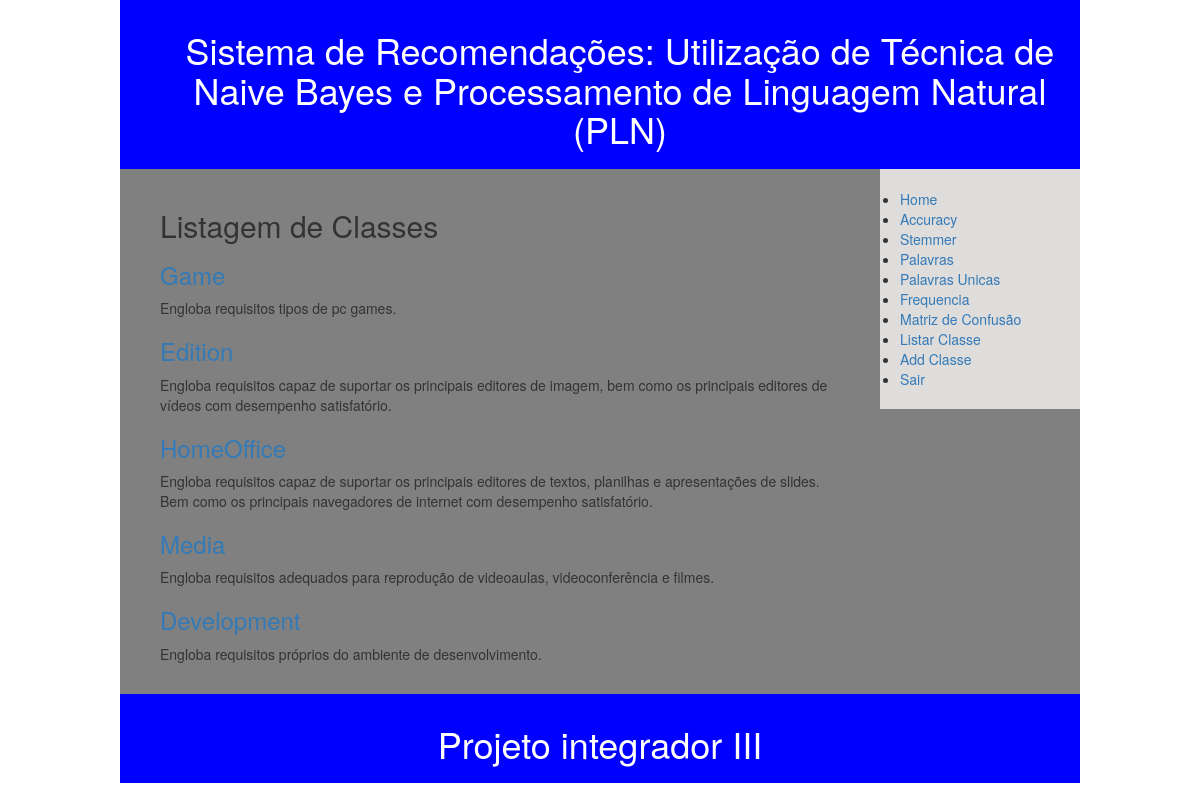
The app's page /classe (signed in) with its own data.
### projint/models.py (models this page shows, shortened)
class Classe(models.Model):
    nome = models.CharField(max_length=200)
    descricao = models.TextField()
    detalhe = models.TextField()

### projint/views.py (the view)
# urls.py: path('classe', views.classe_list, name='classe_list'),
@login_required
def classe_list(request):
	classes = Classe.objects.all()
	return render(request, 'projint/classe_list.html', {'classes':classes})

### projint/templates/projint/classe_list.html
{% extends 'projint/base.html' %}
{% block dinamico %}
	<div class="content">
		<div class="content-classe-list">
			<h2>Listagem de Classes</h2>
			{% for classe in classes %}
					<h3><a href="{% url 'classe_detail' pk=classe.pk %}">
					{{ classe.nome}}</a></h3>
					<p>{{ classe.descricao}}</p>
			{% endfor %}
		</div>
{% endblock %}

### projint/templates/projint/base.html (shortened to what this page needs)
<!DOCTYPE html>
{% load staticfiles %}
<html>
	<head>
		<link rel="stylesheet" href="{% static 'css/estilo.css' %}">
		<link rel="stylesheet" href="https://maxcdn.bootstrapcdn.com/bootstrap/3.3.7/css/bootstrap.min.css">
		</head>
	<body>
		<div class="main">
			<header>
                <ul>
                    <h1>Sistema de Recomendações: Utilização de Técnica de
                    Naive Bayes e Processamento de Linguagem Natural (PLN)</h1>
                </ul>
			</header>
            {% block dinamico %}
			{% endblock %}
			</div>
			<div class="sidebar">
				<ul>
					<li> <a href="{% url 'index' %}"> Home</a> </li>
					{% if user.is_authenticated %}
						<li> <a href="{% url 'accuracy' %}"> Accuracy</a> </li>
						<li> <a href="{% url 'aplic_stemmer' %}">Stemmer</a> </li>
						<li> <a href="{% url 'busc_palavras' %}">Palavras</a> </li>
						<li> <a href="{% url 'busc_palavras_unicas' %}">Palavras Unicas</a> </li>
						<li> <a href="{% url 'busc_frequencia' %}">Frequencia</a> </li>
						<li> <a href="{% url 'matriz_confusao' %}">Matriz de Confusão</a> </li>
						<li> <a href="{% url 'classe_list' %}">Listar Classe</a> </li>
						<li> <a href="{% url 'classe_new' %}">Add Classe</a> </li>
					{% else %}
						<li><a href="{% url 'login' %}"> login</a> </li>
					{% endif %}
					{% if user.is_authenticated %}
						<li><a href="{% url 'logout' %}">Sair</a> </li>
					{% endif %}
				</ul>
			</div>
			<br style="clear:both">
			<div class="footer">
                <h1>Projeto integrador III</h1>
			</div>
		</div>
	</body>
</html>

### projint/static/css/estilo.css (style rules this page uses)
body, html { margin:0; padding:0; }
.main { max-width:80%; margin:0 auto; overflow:hidden; background: grey; }
.content { float:left; width:100%; align-items: center; margin-right:-210px; }
.content-classe-list { margin-right:210px; margin-left: 20px; text-align: inherit; min-height: 450px; padding: 20px; }
.sidebar { background:rgb(223, 220, 220); float:right; width:200px; padding: 20px; }
header { width:100%; background:blue; text-align: center; color: #fff; padding: 10px; }
.sidebar ul { margin:0; padding:0; }
.footer { width:100%; background:blue; text-align:center; color: #fff; padding: 10px; }

### records on screen
Classe: nome "Game", descricao "Engloba requisitos tipos de pc games."
Classe: nome "Edition", descricao "Engloba requisitos capaz de suportar os principais editores de imagem, bem como os principais editores de vídeos com desempenho satisfatório."
Classe: nome "HomeOffice", descricao "Engloba requisitos capaz de suportar os principais editores de textos, planilhas e apresentações de slides. Bem como os principais navegadores de internet com desempenho satisfatório."
Classe: nome "Media", descricao "Engloba requisitos adequados para reprodução de videoaulas, videoconferência e filmes."
Classe: nome "Development", descricao "Engloba requisitos próprios do ambiente de desenvolvimento."
